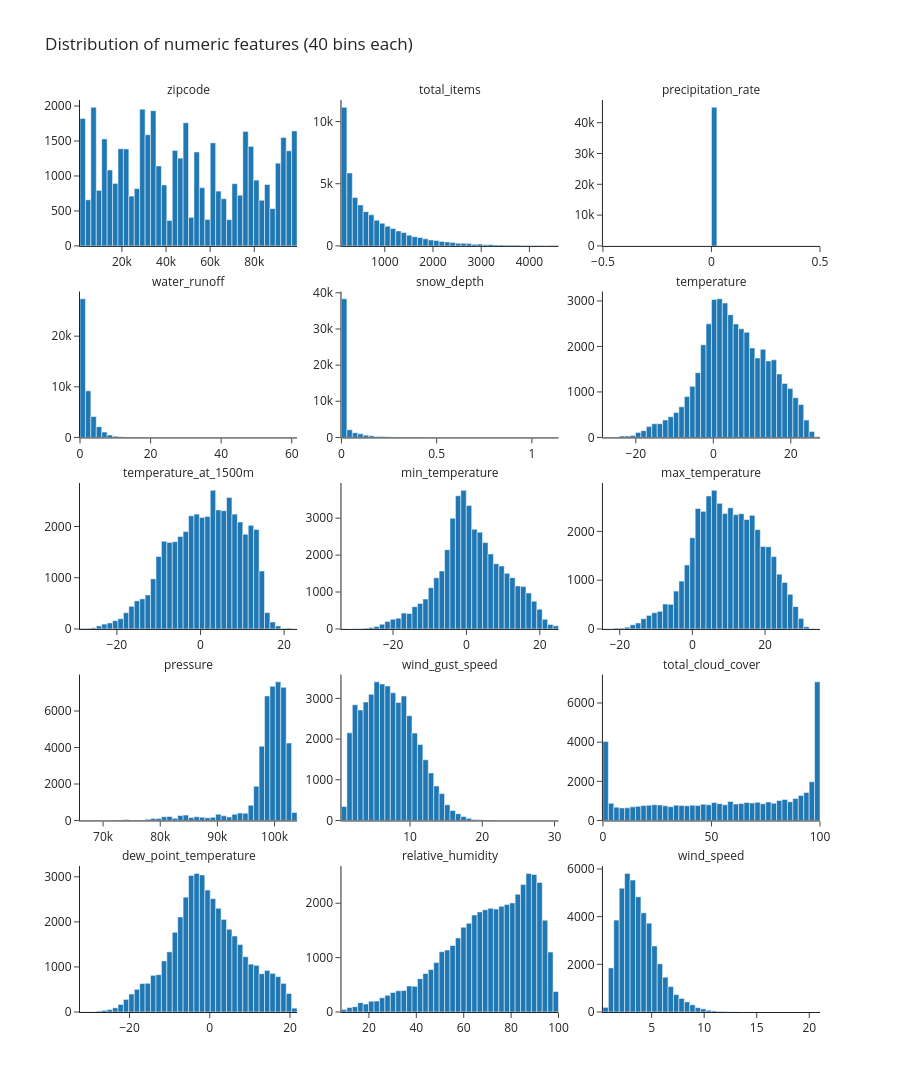

Write notebook code for a chart like this one.
### Markdown cell above
## Numeric Features Distribution

We draw one histogram per numeric feature in a single faceted figure. To keep the notebook small, we bin each feature with `np.histogram` first and then draw the bin counts as bars. The chart looks the same as `px.histogram`, but it stores 40 counts per feature instead of 45,000 raw values. Each panel has its own x and y scale.

### Code cell
hist_frames = []
for feature in numeric_features:
    counts, edges = np.histogram(df[feature], bins=40)
    hist_frames.append(
        pd.DataFrame(
            {
                "feature": feature,
                "bin_center": (edges[:-1] + edges[1:]) / 2,
                "count": counts,
            }
        )
    )
df_hist = pd.concat(hist_frames, ignore_index=True)

fig = px.bar(
    df_hist,
    x="bin_center",
    y="count",
    facet_col="feature",
    facet_col_wrap=3,
    facet_row_spacing=0.05,
    facet_col_spacing=0.06,
    height=1400,
    title="Distribution of numeric features (40 bins each)",
    template="simple_white",
)
fig.update_xaxes(matches=None, showticklabels=True, title_text="")
fig.update_yaxes(matches=None, showticklabels=True, title_text="")
fig.for_each_annotation(lambda a: a.update(text=a.text.split("=")[-1]))
fig.update_layout(bargap=0)
fig.show()

### Figure 1 — Plotly figure (JSON) as saved in the notebook; plotly's stock layout.template omitted (floating-point values rounded to 4 significant figures)
{"data": [{"hovertemplate": "feature=zipcode<br>bin_center=%{x}<br>count=%{y}<extra></extra>", "legendgroup": "", "marker": {"color": "#1F77B4", "pattern": {"shape": ""}}, "name": "", "orientation": "v", "showlegend": false, "textposition": "auto", "type": "bar", "x": [2231.0, 4691.0, 7151.0, 9611.0, 12070.0, 14530.0, 16990.0, 19450.0, 21910.0, 24370.0, 26830.0, 29290.0, 31750.0, 34210.0, 36670.0, 39130.0, 41590.0, 44050.0, 46510.0, 48970.0, 51430.0, 53890.0, 56350.0, 58810.0, 61270.0, 63730.0, 66190.0, 68650.0, 71110.0, 73570.0, 76030.0, 78490.0, 80950.0, 83410.0, 85870.0, 88330.0, 90790.0, 93250.0, 95710.0, 98170.0], "xaxis": "x13", "y": [1822, 659, 1982, 794, 1530, 1086, 894, 1389, 1387, 712, 819, 1955, 1589, 1934, 1143, 871, 364, 1365, 1255, 1761, 408, 1343, 833, 378, 1474, 784, 675, 376, 890, 725, 1637, 1423, 941, 653, 878, 534, 1183, 1550, 1360, 1644], "yaxis": "y13"}, {"hovertemplate": "feature=total_items<br>bin_center=%{x}<br>count=%{y}<extra></extra>", "legendgroup": "", "marker": {"color": "#1F77B4", "pattern": {"shape": ""}}, "name": "", "orientation": "v", "showlegend": false, "textposition": "auto", "type": "bar", "x": [158.3, 270.8, 383.4, 495.9, 608.5, 721.0, 833.6, 946.1, 1059.0, 1171.0, 1284.0, 1396.0, 1509.0, 1621.0, 1734.0, 1847.0, 1959.0, 2072.0, 2184.0, 2297.0, 2409.0, 2522.0, 2634.0, 2747.0, 2859.0, 2972.0, 3085.0, 3197.0, 3310.0, 3422.0, 3535.0, 3647.0, 3760.0, 3872.0, 3985.0, 4098.0, 4210.0, 4323.0, 4435.0, 4548.0], "xaxis": "x14", "y": [11146, 5870, 3890, 3299, 2756, 2499, 2069, 1830, 1582, 1394, 1203, 1072, 867, 738, 671, 567, 476, 438, 363, 325, 284, 218, 215, 203, 125, 146, 98, 113, 77, 78, 58, 46, 60, 32, 41, 38, 41, 15, 27, 30], "yaxis": "y14"}, {"hovertemplate": "feature=precipitation_rate<br>bin_center=%{x}<br>count=%{y}<extra></extra>", "legendgroup": "", "marker": {"color": "#1F77B4", "pattern": {"shape": ""}}, "name": "", "orientation": "v", "showlegend": false, "textposition": "auto", "type": "bar", "x": [-0.4875, -0.4625, -0.4375, -0.4125, -0.3875, -0.3625, -0.3375, -0.3125, -0.2875, -0.2625, -0.2375, -0.2125, -0.1875, -0.1625, -0.1375, -0.1125, -0.0875, -0.0625, -0.0375, -0.0125, 0.0125, 0.0375, 0.0625, 0.0875, 0.1125, 0.1375, 0.1625, 0.1875, 0.2125, 0.2375, 0.2625, 0.2875, 0.3125, 0.3375, 0.3625, 0.3875, 0.4125, 0.4375, 0.4625, 0.4875], "xaxis": "x15", "y": [0, 0, 0, 0, 0, 0, 0, 0, 0, 0, 0, 0, 0, 0, 0, 0, 0, 0, 0, 0, 45000, 0, 0, 0, 0, 0, 0, 0, 0, 0, 0, 0, 0, 0, 0, 0, 0, 0, 0, 0], "yaxis": "y15"}, {"hovertemplate": "feature=water_runoff<br>bin_center=%{x}<br>count=%{y}<extra></extra>", "legendgroup": "", "marker": {"color": "#1F77B4", "pattern": {"shape": ""}}, "name": "", "orientation": "v", "showlegend": false, "textposition": "auto", "type": "bar", "x": [0.7689, 2.307, 3.844, 5.382, 6.92, 8.458, 9.995, 11.53, 13.07, 14.61, 16.15, 17.68, 19.22, 20.76, 22.3, 23.84, 25.37, 26.91, 28.45, 29.99, 31.52, 33.06, 34.6, 36.14, 37.67, 39.21, 40.75, 42.29, 43.83, 45.36, 46.9, 48.44, 49.98, 51.51, 53.05, 54.59, 56.13, 57.67, 59.2, 60.74], "xaxis": "x10", "y": [27381, 9200, 4137, 2121, 1052, 488, 220, 149, 111, 37, 35, 32, 10, 13, 2, 1, 4, 0, 0, 0, 1, 2, 0, 0, 0, 0, 1, 0, 1, 0, 0, 1, 0, 0, 0, 0, 0, 0, 0, 1], "yaxis": "y10"}, {"hovertemplate": "feature=snow_depth<br>bin_center=%{x}<br>count=%{y}<extra></extra>", "legendgroup": "", "marker": {"color": "#1F77B4", "pattern": {"shape": ""}}, "name": "", "orientation": "v", "showlegend": false, "textposition": "auto", "type": "bar", "x": [0.01425, 0.04275, 0.07125, 0.09975, 0.1282, 0.1568, 0.1852, 0.2137, 0.2422, 0.2707, 0.2993, 0.3277, 0.3562, 0.3847, 0.4133, 0.4417, 0.4702, 0.4987, 0.5272, 0.5557, 0.5842, 0.6127, 0.6412, 0.6697, 0.6982, 0.7267, 0.7552, 0.7837, 0.8122, 0.8407, 0.8692, 0.8977, 0.9262, 0.9547, 0.9832, 1.012, 1.04, 1.069, 1.097, 1.126], "xaxis": "x11", "y": [38340, 2112, 1307, 992, 628, 455, 231, 266, 207, 135, 118, 76, 39, 22, 18, 12, 14, 9, 3, 1, 2, 3, 2, 2, 0, 1, 0, 2, 2, 0, 0, 0, 0, 0, 0, 0, 0, 0, 0, 1], "yaxis": "y11"}, {"hovertemplate": "feature=temperature<br>bin_center=%{x}<br>count=%{y}<extra></extra>", "legendgroup": "", "marker": {"color": "#1F77B4", "pattern": {"shape": ""}}, "name": "", "orientation": "v", "showlegend": false, "textposition": "auto", "type": "bar", "x": [-27.8, -26.4, -25.0, -23.6, -22.2, -20.79, -19.39, -17.99, -16.59, -15.19, -13.79, -12.39, -10.99, -9.586, -8.185, -6.784, -5.383, -3.982, -2.582, -1.181, 0.2205, 1.621, 3.022, 4.424, 5.825, 7.226, 8.627, 10.03, 11.43, 12.83, 14.23, 15.63, 17.03, 18.43, 19.83, 21.24, 22.64, 24.04, 25.44, 26.84], "xaxis": "x12", "y": [6, 2, 12, 29, 30, 40, 111, 149, 238, 300, 302, 382, 454, 547, 673, 899, 1124, 1424, 2037, 2497, 3032, 3047, 2955, 2698, 2496, 2389, 2313, 1967, 1746, 1936, 1679, 1705, 1396, 1188, 1073, 873, 724, 382, 129, 16], "yaxis": "y12"}, {"hovertemplate": "feature=temperature_at_1500m<br>bin_center=%{x}<br>count=%{y}<extra></extra>", "legendgroup": "", "marker": {"color": "#1F77B4", "pattern": {"shape": ""}}, "name": "", "orientation": "v", "showlegend": false, "textposition": "auto", "type": "bar", "x": [-28.18, -26.88, -25.58, -24.29, -22.99, -21.69, -20.39, -19.09, -17.79, -16.5, -15.2, -13.9, -12.6, -11.3, -10.01, -8.707, -7.409, -6.111, -4.812, -3.514, -2.216, -0.9176, 0.3806, 1.679, 2.977, 4.275, 5.574, 6.872, 8.17, 9.468, 10.77, 12.06, 13.36, 14.66, 15.96, 17.26, 18.56, 19.85, 21.15, 22.45], "xaxis": "x7", "y": [12, 14, 22, 60, 95, 117, 162, 200, 317, 443, 549, 588, 664, 979, 1415, 1713, 1690, 1703, 1805, 1902, 2210, 2242, 2177, 2197, 2706, 2323, 2308, 2565, 2242, 2088, 1849, 2023, 1942, 1132, 320, 136, 60, 11, 16, 3], "yaxis": "y7"}, {"hovertemplate": "feature=min_temperature<br>bin_center=%{x}<br>count=%{y}<extra></extra>", "legendgroup": "", "marker": {"color": "#1F77B4", "pattern": {"shape": ""}}, "name": "", "orientation": "v", "showlegend": false, "textposition": "auto", "type": "bar", "x": [-33.31, -31.83, -30.35, -28.87, -27.4, -25.92, -24.44, -22.96, -21.48, -20.0, -18.52, -17.04, -15.57, -14.09, -12.61, -11.13, -9.651, -8.172, -6.693, -5.214, -3.736, -2.257, -0.7781, 0.7006, 2.179, 3.658, 5.137, 6.616, 8.094, 9.573, 11.05, 12.53, 14.01, 15.49, 16.97, 18.45, 19.92, 21.4, 22.88, 24.36], "xaxis": "x8", "y": [3, 2, 3, 8, 22, 38, 67, 128, 205, 263, 292, 429, 420, 604, 688, 810, 1118, 1386, 1571, 2147, 3000, 3606, 3754, 3340, 2700, 2621, 2338, 2031, 1765, 1704, 1506, 1388, 1165, 1152, 972, 752, 534, 261, 123, 84], "yaxis": "y8"}, {"hovertemplate": "feature=max_temperature<br>bin_center=%{x}<br>count=%{y}<extra></extra>", "legendgroup": "", "marker": {"color": "#1F77B4", "pattern": {"shape": ""}}, "name": "", "orientation": "v", "showlegend": false, "textposition": "auto", "type": "bar", "x": [-23.87, -22.38, -20.89, -19.39, -17.9, -16.4, -14.91, -13.42, -11.92, -10.43, -8.936, -7.442, -5.948, -4.454, -2.961, -1.467, 0.02687, 1.521, 3.014, 4.508, 6.002, 7.496, 8.989, 10.48, 11.98, 13.47, 14.96, 16.46, 17.95, 19.45, 20.94, 22.43, 23.93, 25.42, 26.91, 28.41, 29.9, 31.4, 32.89, 34.38], "xaxis": "x9", "y": [6, 2, 17, 17, 37, 86, 123, 210, 278, 333, 361, 511, 505, 777, 982, 1312, 1870, 2469, 2412, 2726, 2842, 2576, 2366, 2484, 2344, 2363, 2243, 2330, 2037, 1690, 1685, 1484, 1123, 954, 711, 459, 217, 46, 10, 2], "yaxis": "y9"}, {"hovertemplate": "feature=pressure<br>bin_center=%{x}<br>count=%{y}<extra></extra>", "legendgroup": "", "marker": {"color": "#1F77B4", "pattern": {"shape": ""}}, "name": "", "orientation": "v", "showlegend": false, "textposition": "auto", "type": "bar", "x": [66440.0, 67390.0, 68330.0, 69280.0, 70230.0, 71180.0, 72130.0, 73080.0, 74030.0, 74980.0, 75930.0, 76880.0, 77830.0, 78780.0, 79730.0, 80680.0, 81630.0, 82580.0, 83530.0, 84480.0, 85430.0, 86380.0, 87330.0, 88280.0, 89230.0, 90180.0, 91130.0, 92080.0, 93020.0, 93970.0, 94920.0, 95870.0, 96820.0, 97770.0, 98720.0, 99670.0, 100600.0, 101600.0, 102500.0, 103500.0], "xaxis": "x4", "y": [6, 16, 10, 9, 3, 19, 26, 25, 51, 27, 29, 31, 62, 114, 109, 205, 217, 116, 274, 294, 165, 201, 179, 150, 172, 345, 256, 189, 341, 410, 403, 835, 1879, 4075, 6825, 7357, 7598, 7296, 4242, 439], "yaxis": "y4"}, {"hovertemplate": "feature=wind_gust_speed<br>bin_center=%{x}<br>count=%{y}<extra></extra>", "legendgroup": "", "marker": {"color": "#1F77B4", "pattern": {"shape": ""}}, "name": "", "orientation": "v", "showlegend": false, "textposition": "auto", "type": "bar", "x": [0.8954, 1.646, 2.397, 3.148, 3.898, 4.649, 5.4, 6.151, 6.901, 7.652, 8.403, 9.154, 9.904, 10.66, 11.41, 12.16, 12.91, 13.66, 14.41, 15.16, 15.91, 16.66, 17.41, 18.16, 18.91, 19.66, 20.41, 21.17, 21.92, 22.67, 23.42, 24.17, 24.92, 25.67, 26.42, 27.17, 27.92, 28.67, 29.42, 30.17], "xaxis": "x5", "y": [342, 2153, 2843, 2715, 2909, 3100, 3406, 3354, 3305, 3137, 2901, 3059, 2575, 2148, 1869, 1491, 1169, 847, 660, 385, 245, 167, 96, 52, 22, 20, 10, 13, 5, 0, 0, 0, 0, 0, 0, 0, 1, 0, 0, 1], "yaxis": "y5"}, {"hovertemplate": "feature=total_cloud_cover<br>bin_center=%{x}<br>count=%{y}<extra></extra>", "legendgroup": "", "marker": {"color": "#1F77B4", "pattern": {"shape": ""}}, "name": "", "orientation": "v", "showlegend": false, "textposition": "auto", "type": "bar", "x": [1.25, 3.75, 6.25, 8.75, 11.25, 13.75, 16.25, 18.75, 21.25, 23.75, 26.25, 28.75, 31.25, 33.75, 36.25, 38.75, 41.25, 43.75, 46.25, 48.75, 51.25, 53.75, 56.25, 58.75, 61.25, 63.75, 66.25, 68.75, 71.25, 73.75, 76.25, 78.75, 81.25, 83.75, 86.25, 88.75, 91.25, 93.75, 96.25, 98.75], "xaxis": "x6", "y": [4034, 881, 682, 640, 646, 697, 721, 761, 779, 802, 793, 750, 704, 783, 767, 749, 779, 767, 827, 803, 920, 860, 804, 971, 842, 862, 917, 894, 927, 856, 946, 881, 1019, 1078, 959, 1126, 1279, 1434, 1979, 7081], "yaxis": "y6"}, {"hovertemplate": "feature=dew_point_temperature<br>bin_center=%{x}<br>count=%{y}<extra></extra>", "legendgroup": "", "marker": {"color": "#1F77B4", "pattern": {"shape": ""}}, "name": "", "orientation": "v", "showlegend": false, "textposition": "auto", "type": "bar", "x": [-31.67, -30.32, -28.97, -27.62, -26.26, -24.91, -23.56, -22.2, -20.85, -19.5, -18.15, -16.79, -15.44, -14.09, -12.74, -11.38, -10.03, -8.677, -7.324, -5.971, -4.619, -3.266, -1.913, -0.5604, 0.7924, 2.145, 3.498, 4.851, 6.203, 7.556, 8.909, 10.26, 11.61, 12.97, 14.32, 15.67, 17.03, 18.38, 19.73, 21.08], "xaxis": "x", "y": [5, 5, 5, 20, 37, 53, 93, 167, 280, 399, 504, 631, 637, 813, 829, 1133, 1335, 1769, 2109, 2549, 3032, 3077, 3042, 2707, 2516, 2303, 2056, 1836, 1687, 1498, 1227, 1062, 1036, 850, 923, 857, 786, 636, 411, 85], "yaxis": "y"}, {"hovertemplate": "feature=relative_humidity<br>bin_center=%{x}<br>count=%{y}<extra></extra>", "legendgroup": "", "marker": {"color": "#1F77B4", "pattern": {"shape": ""}}, "name": "", "orientation": "v", "showlegend": false, "textposition": "auto", "type": "bar", "x": [9.555, 11.84, 14.14, 16.43, 18.71, 21.0, 23.3, 25.59, 27.88, 30.16, 32.45, 34.75, 37.03, 39.33, 41.62, 43.91, 46.2, 48.48, 50.77, 53.06, 55.35, 57.65, 59.94, 62.23, 64.52, 66.81, 69.09, 71.38, 73.67, 75.97, 78.25, 80.54, 82.84, 85.12, 87.41, 89.7, 92.0, 94.28, 96.57, 98.87], "xaxis": "x2", "y": [44, 82, 98, 172, 145, 199, 200, 261, 306, 358, 389, 394, 479, 473, 613, 709, 780, 909, 1108, 1139, 1223, 1362, 1559, 1633, 1783, 1841, 1880, 1907, 1893, 1944, 1976, 2006, 2165, 2343, 2549, 2530, 2382, 1688, 1102, 376], "yaxis": "y2"}, {"hovertemplate": "feature=wind_speed<br>bin_center=%{x}<br>count=%{y}<extra></extra>", "legendgroup": "", "marker": {"color": "#1F77B4", "pattern": {"shape": ""}}, "name": "", "orientation": "v", "showlegend": false, "textposition": "auto", "type": "bar", "x": [0.6229, 1.139, 1.656, 2.172, 2.689, 3.205, 3.721, 4.238, 4.754, 5.271, 5.787, 6.303, 6.82, 7.336, 7.853, 8.369, 8.886, 9.402, 9.918, 10.43, 10.95, 11.47, 11.98, 12.5, 13.02, 13.53, 14.05, 14.57, 15.08, 15.6, 16.12, 16.63, 17.15, 17.66, 18.18, 18.7, 19.21, 19.73, 20.25, 20.76], "xaxis": "x3", "y": [195, 1849, 3855, 5192, 5814, 5532, 4830, 4159, 3725, 2770, 2021, 1461, 1065, 731, 566, 424, 302, 182, 132, 72, 44, 28, 21, 11, 9, 1, 4, 0, 3, 0, 0, 0, 0, 0, 0, 1, 0, 0, 0, 1], "yaxis": "y3"}], "layout": {"annotations": [{"font": {}, "showarrow": false, "text": "dew_point_temperature", "x": 0.1467, "xanchor": "center", "xref": "paper", "y": 0.16, "yanchor": "bottom", "yref": "paper"}, {"font": {}, "showarrow": false, "text": "relative_humidity", "x": 0.5, "xanchor": "center", "xref": "paper", "y": 0.16, "yanchor": "bottom", "yref": "paper"}, {"font": {}, "showarrow": false, "text": "wind_speed", "x": 0.8533, "xanchor": "center", "xref": "paper", "y": 0.16, "yanchor": "bottom", "yref": "paper"}, {"font": {}, "showarrow": false, "text": "pressure", "x": 0.1467, "xanchor": "center", "xref": "paper", "y": 0.37, "yanchor": "bottom", "yref": "paper"}, {"font": {}, "showarrow": false, "text": "wind_gust_speed", "x": 0.5, "xanchor": "center", "xref": "paper", "y": 0.37, "yanchor": "bottom", "yref": "paper"}, {"font": {}, "showarrow": false, "text": "total_cloud_cover", "x": 0.8533, "xanchor": "center", "xref": "paper", "y": 0.37, "yanchor": "bottom", "yref": "paper"}, {"font": {}, "showarrow": false, "text": "temperature_at_1500m", "x": 0.1467, "xanchor": "center", "xref": "paper", "y": 0.58, "yanchor": "bottom", "yref": "paper"}, {"font": {}, "showarrow": false, "text": "min_temperature", "x": 0.5, "xanchor": "center", "xref": "paper", "y": 0.58, "yanchor": "bottom", "yref": "paper"}, {"font": {}, "showarrow": false, "text": "max_temperature", "x": 0.8533, "xanchor": "center", "xref": "paper", "y": 0.58, "yanchor": "bottom", "yref": "paper"}, {"font": {}, "showarrow": false, "text": "water_runoff", "x": 0.1467, "xanchor": "center", "xref": "paper", "y": 0.79, "yanchor": "bottom", "yref": "paper"}, {"font": {}, "showarrow": false, "text": "snow_depth", "x": 0.5, "xanchor": "center", "xref": "paper", "y": 0.79, "yanchor": "bottom", "yref": "paper"}, {"font": {}, "showarrow": false, "text": "temperature", "x": 0.8533, "xanchor": "center", "xref": "paper", "y": 0.79, "yanchor": "bottom", "yref": "paper"}, {"font": {}, "showarrow": false, "text": "zipcode", "x": 0.1467, "xanchor": "center", "xref": "paper", "y": 1.0, "yanchor": "bottom", "yref": "paper"}, {"font": {}, "showarrow": false, "text": "total_items", "x": 0.5, "xanchor": "center", "xref": "paper", "y": 1.0, "yanchor": "bottom", "yref": "paper"}, {"font": {}, "showarrow": false, "text": "precipitation_rate", "x": 0.8533, "xanchor": "center", "xref": "paper", "y": 1.0, "yanchor": "bottom", "yref": "paper"}], "bargap": 0, "barmode": "relative", "height": 1400, "legend": {"tracegroupgap": 0}, "title": {"text": "Distribution of numeric features (40 bins each)"}, "xaxis": {"anchor": "y", "domain": [0.0, 0.2933], "showticklabels": true, "title": {"text": ""}}, "xaxis10": {"anchor": "y10", "domain": [0.0, 0.2933], "showticklabels": true, "title": {"text": ""}}, "xaxis11": {"anchor": "y11", "domain": [0.3533, 0.6467], "showticklabels": true, "title": {"text": ""}}, "xaxis12": {"anchor": "y12", "domain": [0.7067, 1.0], "showticklabels": true, "title": {"text": ""}}, "xaxis13": {"anchor": "y13", "domain": [0.0, 0.2933], "showticklabels": true, "title": {"text": ""}}, "xaxis14": {"anchor": "y14", "domain": [0.3533, 0.6467], "showticklabels": true, "title": {"text": ""}}, "xaxis15": {"anchor": "y15", "domain": [0.7067, 1.0], "showticklabels": true, "title": {"text": ""}}, "xaxis2": {"anchor": "y2", "domain": [0.3533, 0.6467], "showticklabels": true, "title": {"text": ""}}, "xaxis3": {"anchor": "y3", "domain": [0.7067, 1.0], "showticklabels": true, "title": {"text": ""}}, "xaxis4": {"anchor": "y4", "domain": [0.0, 0.2933], "showticklabels": true, "title": {"text": ""}}, "xaxis5": {"anchor": "y5", "domain": [0.3533, 0.6467], "showticklabels": true, "title": {"text": ""}}, "xaxis6": {"anchor": "y6", "domain": [0.7067, 1.0], "showticklabels": true, "title": {"text": ""}}, "xaxis7": {"anchor": "y7", "domain": [0.0, 0.2933], "showticklabels": true, "title": {"text": ""}}, "xaxis8": {"anchor": "y8", "domain": [0.3533, 0.6467], "showticklabels": true, "title": {"text": ""}}, "xaxis9": {"anchor": "y9", "domain": [0.7067, 1.0], "showticklabels": true, "title": {"text": ""}}, "yaxis": {"anchor": "x", "domain": [0.0, 0.16], "showticklabels": true, "title": {"text": ""}}, "yaxis10": {"anchor": "x10", "domain": [0.63, 0.79], "showticklabels": true, "title": {"text": ""}}, "yaxis11": {"anchor": "x11", "domain": [0.63, 0.79], "showticklabels": true, "title": {"text": ""}}, "yaxis12": {"anchor": "x12", "domain": [0.63, 0.79], "showticklabels": true, "title": {"text": ""}}, "yaxis13": {"anchor": "x13", "domain": [0.84, 1.0], "showticklabels": true, "title": {"text": ""}}, "yaxis14": {"anchor": "x14", "domain": [0.84, 1.0], "showticklabels": true, "title": {"text": ""}}, "yaxis15": {"anchor": "x15", "domain": [0.84, 1.0], "showticklabels": true, "title": {"text": ""}}, "yaxis2": {"anchor": "x2", "domain": [0.0, 0.16], "showticklabels": true, "title": {"text": ""}}, "yaxis3": {"anchor": "x3", "domain": [0.0, 0.16], "showticklabels": true, "title": {"text": ""}}, "yaxis4": {"anchor": "x4", "domain": [0.21, 0.37], "showticklabels": true, "title": {"text": ""}}, "yaxis5": {"anchor": "x5", "domain": [0.21, 0.37], "showticklabels": true, "title": {"text": ""}}, "yaxis6": {"anchor": "x6", "domain": [0.21, 0.37], "showticklabels": true, "title": {"text": ""}}, "yaxis7": {"anchor": "x7", "domain": [0.42, 0.58], "showticklabels": true, "title": {"text": ""}}, "yaxis8": {"anchor": "x8", "domain": [0.42, 0.58], "showticklabels": true, "title": {"text": ""}}, "yaxis9": {"anchor": "x9", "domain": [0.42, 0.58], "showticklabels": true, "title": {"text": ""}}}}
